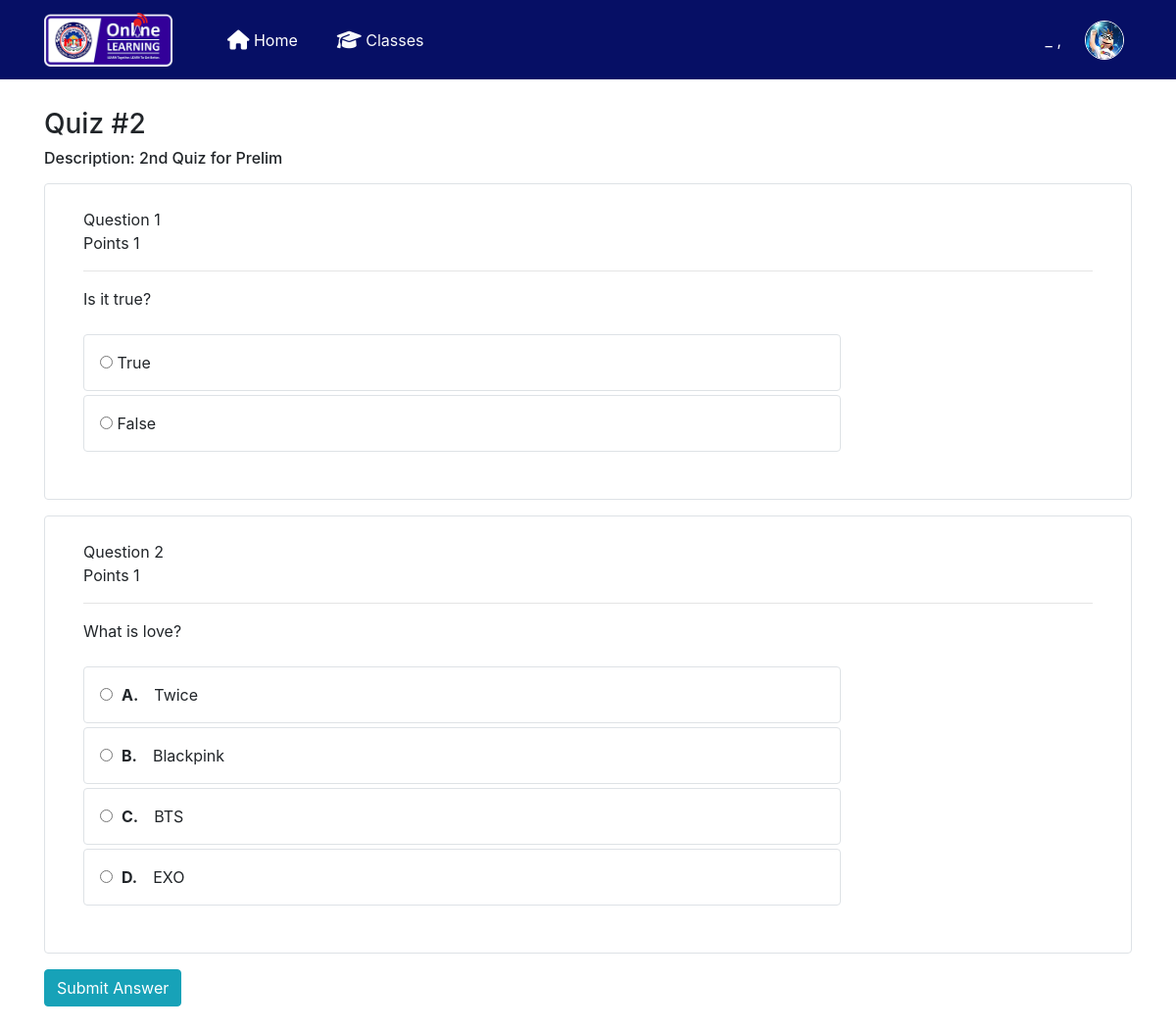
Screenshot of /quiz/take_test.php?id=40&class_quiz_id=38&test=ok&quiz_id=18&quiz_time=0 with the database file from the repository.
### tables this page shows
CREATE TABLE `quiz` (
  `quiz_id` int(11) NOT NULL,
  `quiz_title` varchar(50) NOT NULL,
  `quiz_description` varchar(100) NOT NULL,
  `date_added` varchar(100) NOT NULL DEFAULT current_timestamp(),
  `teacher_id` int(11) NOT NULL
);

CREATE TABLE `quiz_question` (
  `quiz_question_id` int(11) NOT NULL,
  `quiz_id` int(11) NOT NULL,
  `question_text` varchar(255) NOT NULL,
  `question_type_id` int(11) NOT NULL,
  `points` int(11) NOT NULL,
  `date_added` varchar(100) NOT NULL DEFAULT current_timestamp(),
  `answer` varchar(100) NOT NULL
);

CREATE TABLE `answer` (
  `answer_id` int(11) NOT NULL,
  `quiz_question_id` int(11) NOT NULL,
  `answer_text` varchar(100) NOT NULL,
  `choices` varchar(4) NOT NULL
);

### quiz/take_test.php (the view, shortened to what this page needs)
<?php ini_set('display_errors', 1); ini_set('display_startup_errors', 1); error_reporting(E_ALL);
include '../includes/dbh.inc.php';
include 'headerq.php';
include 'session.php';
include 'navbarsession.php';
?>
<?php $get_id = $_GET['id']; ?>
<?php $class_quiz_id = $_GET['class_quiz_id']; ?>
<?php $quiz_id = $_GET['quiz_id']; ?>
<?php $quiz_time = $_GET['quiz_time']; ?>
<?php $query1 = mysqli_query($conn,"SELECT * from student_class_quiz where student_id = '$usrid' and class_quiz_id = '$class_quiz_id' ")or die(mysqli_error());
	  $count = mysqli_num_rows($query1);
?>
<?php
if ($count > 0){
}else{
 mysqli_query($conn,"INSERT into student_class_quiz (class_quiz_id,student_id,student_quiz_time) values('$class_quiz_id','$usrid','$quiz_time')");
}
 ?>
<body style="padding-top: 110px">
	<div class="container ">
		<div>
			<?php
			if($_GET['test'] == 'ok'){
				$x=0;
				?>
			<form action="take_test.php<?php echo '?id='.$get_id; ?>&<?php echo 'class_quiz_id='.$class_quiz_id; ?>&<?php echo 'test=done' ?>&<?php echo 'quiz_id='.$quiz_id; ?>&<?php echo 'quiz_time='.$quiz_time; ?>" name="testform" method="POST" id="test-form">
				<?php
					$sqla = mysqli_query($conn,"SELECT * FROM class_quiz
					LEFT JOIN quiz ON quiz.quiz_id  = class_quiz.quiz_id
					where teacher_class_id = '$get_id'
					order by date_added DESC ")or die(mysqli_error());
					$rowa = mysqli_fetch_array($sqla);
					?>
					<h3><?php echo $rowa['quiz_title'];?></h3>
					<h6>Description: <?php echo $rowa['quiz_description'];?></h6>
					<?php
					$sqlw = mysqli_query($conn,"SELECT * FROM quiz_question where quiz_id = '$quiz_id'  ORDER BY RAND()");
					while($roww = mysqli_fetch_array($sqlw)){
						?>
						<div class="container">
							<div class="row">
								<div id="" class="col border rounded mb-3 p-4">
						<div id="q_<?php echo $x=$x+1;?>" class="questions container">
							<div id="qa" >Question <?php echo $x;?></div>
							<div class="mb-3">Points <?php echo $roww['points'];?></div>
							<hr class="p-0 ">
							<div id="qa" >
								<div class="">
									<?php echo $roww['question_text'];?>
								</div>
								<br>
								<?php
								if($roww['question_type_id']=='2'){
									?>
									<div class=" border rounded mb-1 p-3 w-75">
									<input style="opacity: 1.0" name="q-<?php echo $roww['quiz_question_id'];?>" value="True" type="radio" id="t<?php echo $roww['quiz_question_id'];?>" >
									<label class="m-0" for="t<?php echo $roww['quiz_question_id'];?>"> True</label>
									</div>
									<div class="border rounded p-3 w-75">
									<input name="q-<?php echo $roww['quiz_question_id'];?>" value="False" type="radio" id="f<?php echo $roww['quiz_question_id'];?>">
									<label class="m-0" for="f<?php echo $roww['quiz_question_id'];?>"> False</label>
									</div>
									<?php
								} else if($roww['question_type_id']=='1') {
									$sqly = mysqli_query($conn,"SELECT * FROM answer WHERE quiz_question_id = '".$roww['quiz_question_id']."'");
									while($rowy = mysqli_fetch_array($sqly)){
										if($rowy['choices'] == 'A') {
											?>
											<div class="border rounded mb-1 p-3 w-75">
											<input  name="q-<?php echo $roww['quiz_question_id'];?>" value="A" type="radio" id="a<?php echo $roww['quiz_question_id'];?>">
											<label class="m-0" for="a<?php echo $roww['quiz_question_id'];?>">&nbsp;<strong>A.</strong>&emsp;<?php echo $rowy['answer_text'];?></label>
											</div>
										<?php } else if ($rowy['choices'] == 'B') {?>
											<div class="border rounded mb-1 p-3 w-75">
											<input  name="q-<?php echo $roww['quiz_question_id'];?>" value="B" type="radio" id="b<?php echo $roww['quiz_question_id'];?>">
											<label class="m-0" for="b<?php echo $roww['quiz_question_id'];?>">&nbsp;<strong>B.</strong>&emsp;<?php echo $rowy['answer_text'];?></label>
											</div>
										<?php } else if ($rowy['choices'] == 'C') {?>
											<div class="border rounded mb-1 p-3 w-75">
											<input  name="q-<?php echo $roww['quiz_question_id'];?>" value="C" type="radio" id="c<?php echo $roww['quiz_question_id'];?>">
											<label class="m-0" for="c<?php echo $roww['quiz_question_id'];?>">&nbsp;<strong>C.</strong>&emsp;<?php echo $rowy['answer_text'];?></label>
											</div>
										<?php } else if ($rowy['choices'] == 'D') {?>
											<div class="border rounded p-3 w-75">
											<input  name="q-<?php echo $roww['quiz_question_id'];?>" value="D" type="radio" id="d<?php echo $roww['quiz_question_id'];?>">
											<label class="m-0" for="d<?php echo $roww['quiz_question_id'];?>">&nbsp;<strong>D.</strong>&emsp;<?php echo $rowy['answer_text'];?></label>
											</div>
											<?php
										}
									}
								}
								?>
								<br/>
							</div>
						</div>
						</div>
						</div>
					</div>
						<?php
					}
					?>
					<div class="container">
						<div class="row">
						<button class="btn btn-info" id="submit-test" name="submit_answer">Submit Answer</button>
					</div>
					</div>
				</div>
			<?php
		} else if(isset($_POST['submit_answer'])){
			$x1 = $_POST['x'];
			$score = 0;
			for($x=1;$x<=$x1;$x++){
				$x2 = $_POST["x-$x"];
				$q = $_POST["q-$x2"];
				$sql = mysqli_query($conn,"SELECT * FROM quiz_question WHERE quiz_question_id = ".$x2."");
				$row = mysqli_fetch_array($sql);
				if($row['answer'] == $q) {
					$score= $score + 1;
				}
			} ?>
			<a href="studentclass.php<?php echo '?id='.$get_id; ?>">Back</a>
			<center>
				<h3><br>Your score is <b><?php echo $score; ?></b>/<b><?php echo ($x-1); ?></b><br/></h3>
			</center>
			<?php
			mysqli_query($conn,"UPDATE student_class_quiz SET student_quiz_time = 3600, grade = '".$score."/".($x-1)."' WHERE student_id = '$usrid' and class_quiz_id = '$class_quiz_id'")or die(mysqli_error());
			?>
			<script>
	  window.location = 'studentclass.php<?php echo '?id='.$get_id; ?>';
	</script>
	<?php
		}
			?>
			<br>
</div>
</body>
</html>

### rows the page displays
quiz: quiz_title "Quiz #2", quiz_description "2nd Quiz for Prelim"
quiz_question: points "1", question_text "Is it true?"
quiz_question: points "1", question_text "What is love?"
answer: answer_text "Twice"
answer: answer_text "Blackpink"
answer: answer_text "BTS"
answer: answer_text "EXO"
